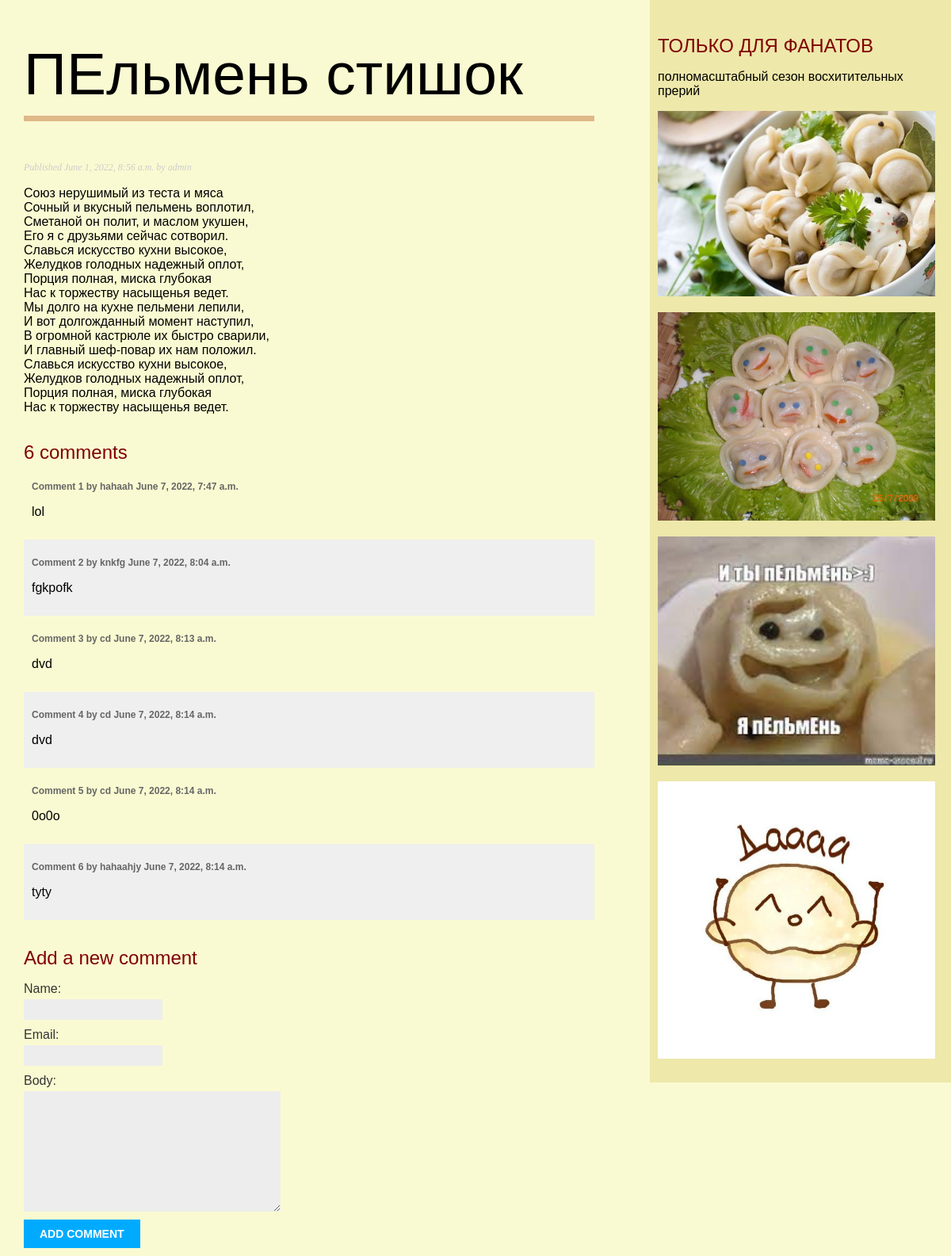
Page /blog/1/ on the committed database.
### blog/models.py (models this page shows, shortened)
class Post(models.Model):
    class Status(models.TextChoices):
        DRAFT = 'DF', 'Draft'
        PUBLISHED = 'PB', 'Published'
    title = models.CharField(max_length=250)
    slug = models.SlugField(max_length=250)
    author = models.ForeignKey(User,
    on_delete=models.CASCADE,
    related_name='blog_posts')
    body = models.TextField()
    publish = models.DateTimeField(default=timezone.now)
    created = models.DateTimeField(auto_now_add=True)
    updated = models.DateTimeField(auto_now=True)
    status = models.CharField(max_length=2,
    choices=Status.choices,
    default=Status.DRAFT)
    objects = models.Manager() # The default manager.
    published = PublishedManager() # Our custom manager.
    class Meta:
        ordering = ['-publish']
        indexes = [
        models.Index(fields=['-publish']),
    ]

class Comment(models.Model):
    post = models.ForeignKey(Post, on_delete=models.CASCADE, related_name='comments')
    name = models.CharField(max_length=80)
    email = models.EmailField()
    body = models.TextField()
    created = models.DateTimeField(auto_now_add=True)
    updated = models.DateTimeField(auto_now=True)
    active = models.BooleanField(default=True)
    class Meta:
        ordering = ['created']
        indexes = [
        models.Index(fields=['created']),
    ]

### blog/views.py (the view)
# urls.py: path('<int:id>/', views.post_detail, name='post_detail'),
def post_detail(request, id):
    post = get_object_or_404(Post, id=id, status=Post.Status.PUBLISHED)
    comments = post.comments.filter(active=True)
    form = CommentForm()
    return render(request, 'blog/post/detail.html', {'post': post, 'comments': comments,'form': form})

### blog/forms.py
class CommentForm(forms.ModelForm):
    class Meta:
        model = Comment
        fields = ['name', 'email', 'body']

### blog/templates/blog/post/detail.html (shortened to what this page needs)
{% extends "blog/base.html" %}
{% block content %}
  <h1>{{ post.title }}</h1>
  <p class="date">
    Published {{ post.publish }} by {{ post.author }}
  </p>
  {{ post.body|linebreaks }}
  {% with comments.count as total_comments %}
 <h2>{{ total_comments }} comment{{ total_comments|pluralize }}</h2>
{% endwith %}
{% for comment in comments %}
 <div class="comment">
 <p class="info">
 Comment {{ forloop.counter }} by {{ comment.name }}
 {{ comment.created }}
 </p>
 {{ comment.body|linebreaks }}
 </div>
{% empty %}
 <p>There are no comments yet.</p>
{% endfor %}
<h2>Add a new comment</h2>
 <form action="{% url "blog:post_comment" post.id %}" method="post">
 {{ form.as_p }}
 <p><input type="submit" value="Add comment"></p>
 </form>
{% endblock %}

### blog/static/css/blog.css (style rules this page uses)
body { margin:0; padding:0; font-family:helvetica, sans-serif; }
h1 { font-weight:normal; font-size: 75px; border-bottom:7px solid #bbb; padding:0 0 10px 0; border-bottom-color: #deb887; }
h2 { color: #800000 ; font-weight:normal; margin:34px 0 0; }
p.date { color:#ccc; font-family: georgia, serif; font-size: 12px; font-style: italic; }
label { float:left; clear:both; color:#333; margin-bottom:4px; }
input, textarea { clear:both; float:left; margin:0 0 10px; background:#ededed; border:0; padding:6px 10px; font-size:12px; }
input[type=submit] { font-weight:bold; background:#00abff; color:#fff; padding:10px 20px; font-size:14px; text-transform:uppercase; }
.comment { padding:10px; }
.comment:nth-child(even) { background:#efefef; }
.comment .info { font-weight:bold; font-size:12px; color:#666; }

### blog/templates/blog/base.html (style rules this page uses)
body { background: #fafad2; }

### rows in the picture
Post: title "ПЕльмень стишок", publish "June 1, 2022, 8:56 a.m.", author "admin", body "Союз нерушимый из теста и мяса Сочный и вкусный пельмень воплотил, Сметаной он полит, и маслом укушен, Его я с друзьями сейчас сотворил. Славься искусство кухни высокое, Желудков голодных надежный оплот, Порция полная, миска глубокая Нас к торжеству насыщенья ведет. Мы долго на кухне пельмени лепили, И вот долгожданный момент наступил, В огромной кастрюле их быстро сварили, И главный шеф-повар их нам положил. Славься искусство кухни высокое, Желудков голодных надежный оплот, Порция полная, миска глубокая Нас к торжеству насыщенья ведет."
Comment: name "hahaah", created "June 7, 2022, 7:47 a.m.", body "lol"
Comment: name "knkfg", created "June 7, 2022, 8:04 a.m.", body "fgkpofk"
Comment: name "cd", created "June 7, 2022, 8:13 a.m.", body "dvd"
Comment: name "cd", created "June 7, 2022, 8:14 a.m.", body "dvd"
Comment: name "cd", created "June 7, 2022, 8:14 a.m.", body "0o0o"
Comment: name "hahaahjy", created "June 7, 2022, 8:14 a.m.", body "tyty"

### other values in the picture
{{ total_comments }} "6"
